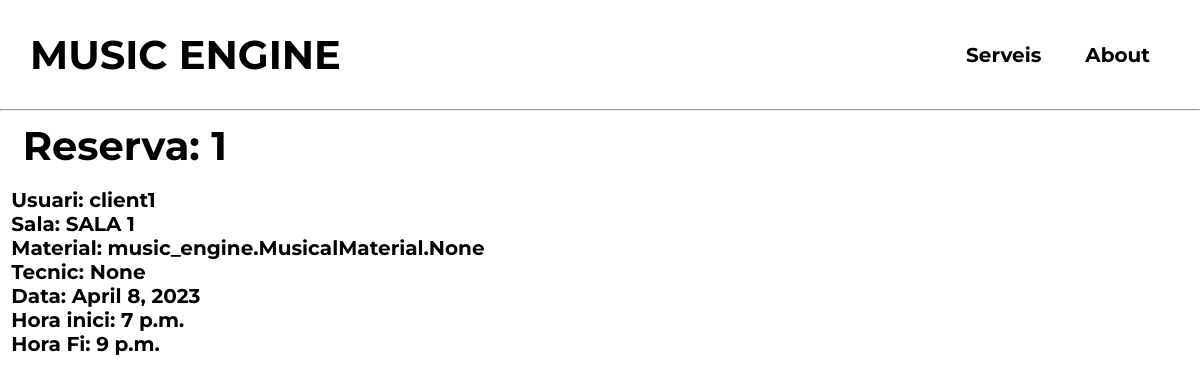
/reserves/1/, run on an earlier commit of the app's database.
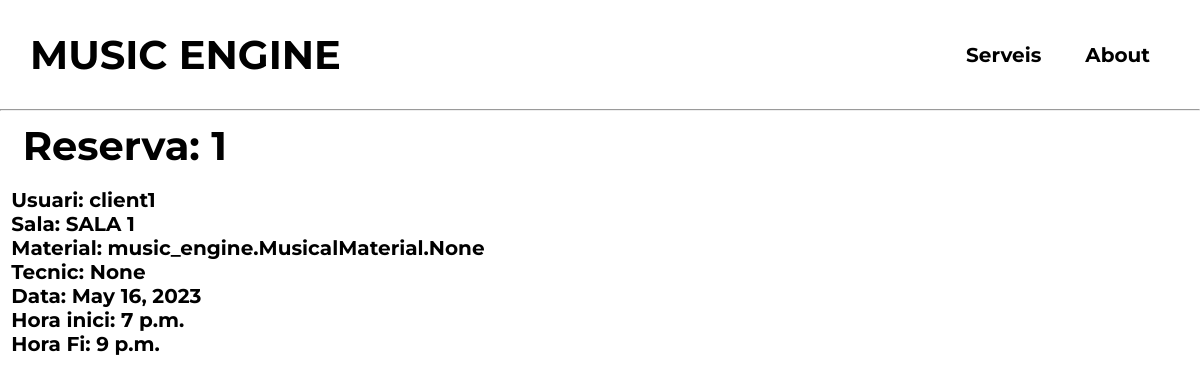
And on a later commit of the database.
### music_engine/models.py (models this page shows, shortened)
class Reserva(models.Model):
    usuari = models.ForeignKey(User, on_delete=models.CASCADE, blank=False)
    sala = models.ForeignKey(MusicalStudio, on_delete=models.CASCADE, blank=False)
    material = models.ManyToManyField(MusicalMaterial, blank=True)
    tecnic = models.ForeignKey(technical_personnel, on_delete=models.CASCADE, blank=True, null=True)
    data = models.DateField(blank=False)
    hora_inici = models.TimeField(blank=False)
    hora_fi = models.TimeField(blank=False)
    reservat = models.BooleanField(default=False)

class MusicalStudio(models.Model):
    name = models.CharField(max_length=100, primary_key=True)
    capacity = models.IntegerField()
    TYPE_CHOICES = (
        ('ensaig', 'ENSAIG'),
        ('enregistrar', 'ENREGISTRAR')
    )
    type = models.CharField(choices=TYPE_CHOICES, max_length=100)
    incorporated_material = models.ManyToManyField(MusicalMaterial, blank=True)
    def __str__(self):
        return self.name

### music_engine/views.py (the view)
# urls.py: path('reserves/<int:pk>/', reserva_detail, name='reserva_detail'),
def reserva_detail(request, pk):
    reserva = get_object_or_404(Reserva, pk=pk)
    return render(request, 'reserva_detail.html', {'reserva': reserva})

### templates/reserva_detail.html (shortened to what this page needs)
{% include 'navbar.html' %}
{% block content %}
<h1>&nbsp Reserva: {{ reserva.id }}</h1>
<p>&nbsp Usuari: {{ reserva.usuari }}</p>
<p>&nbsp Sala: {{ reserva.sala }}</p>
<p>&nbsp Material: {{ reserva.material }}</p>
<p>&nbsp Tecnic: {{ reserva.tecnic }}</p>
<p>&nbsp Data: {{ reserva.data }}</p>
<p>&nbsp Hora inici: {{ reserva.hora_inici }}</p>
<p>&nbsp Hora Fi: {{ reserva.hora_fi }}</p>
{% endblock %}

What changed in the data, as far as the page shows it:
changed Reserva "music_engine.MusicalMaterial.None": data "April 8, 2023" → "May 16, 2023"
